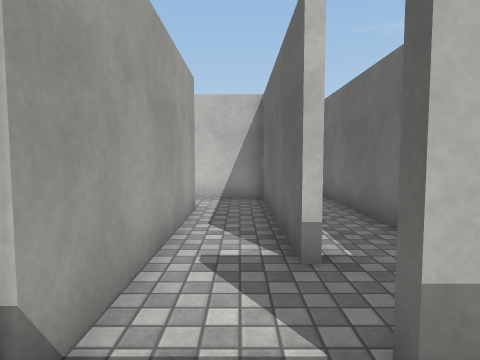
[1] (above)

16 first-person views from a walk through a Unity game level. The camera is 1.2 m above the floor, tilts 4° down and sees 75° across. The floor is counted in squares, 1 m on a side. Each view is taken from the middle of a square. On the plan, view 1 faces up. The plan holds only what a view shows up to about 13 squares ahead; the rest is blank. The place goes on beyond the plan. The player character is not drawn. Surface patterns are stand-ins for the level's own textures.

[2]
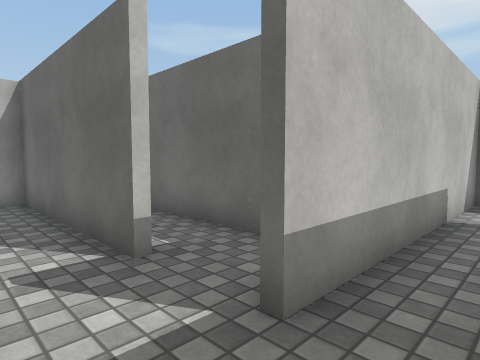

[3]
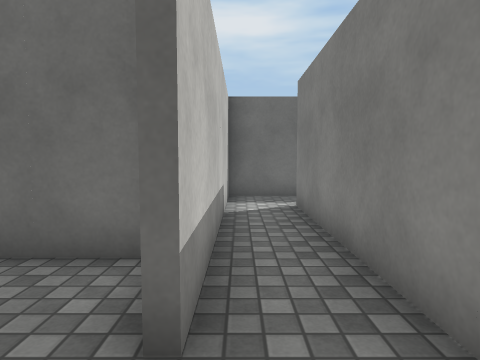

[4]
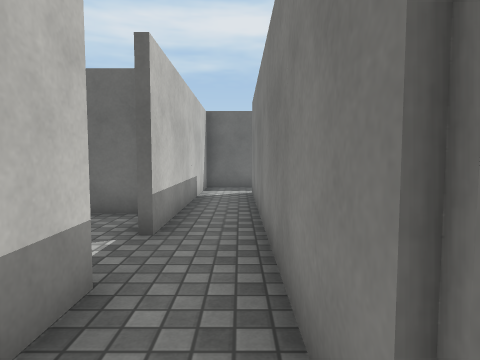

[5]
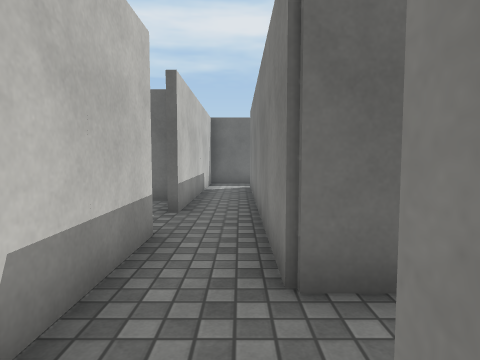

[6]
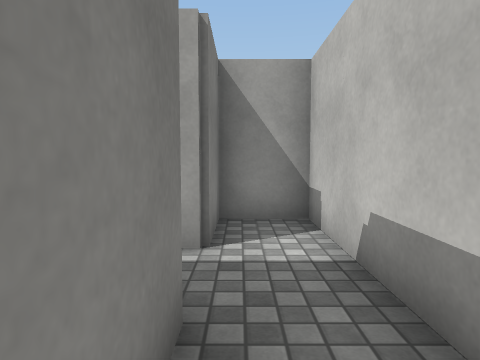

[7]
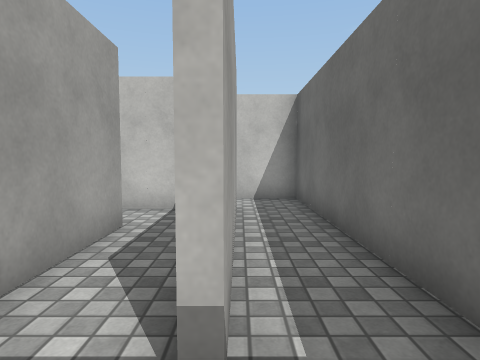

[8]
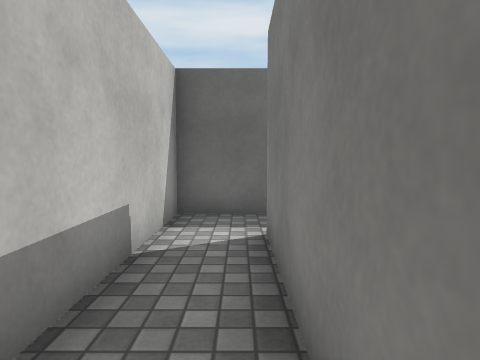

[9]
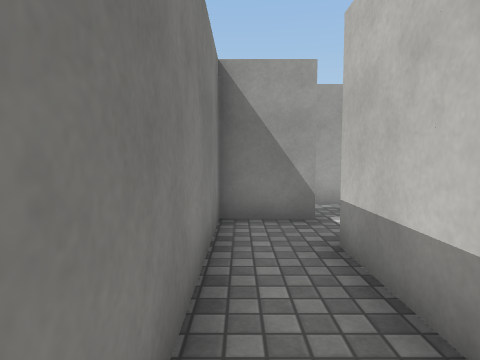

[10]
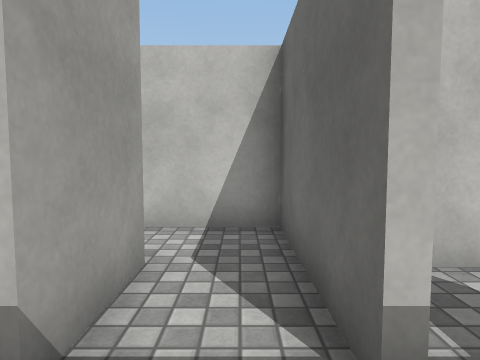

[11]
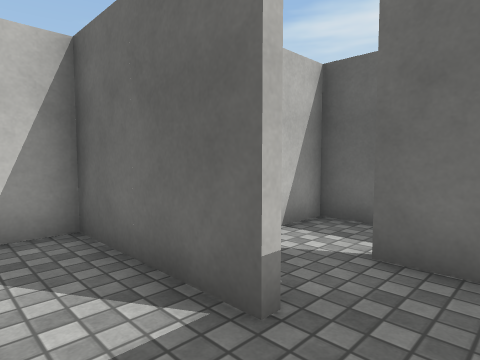

[12]
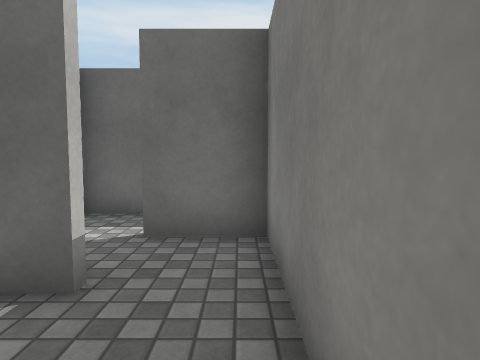

[13]
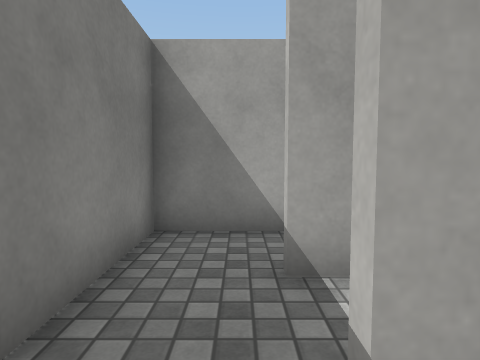

[14]
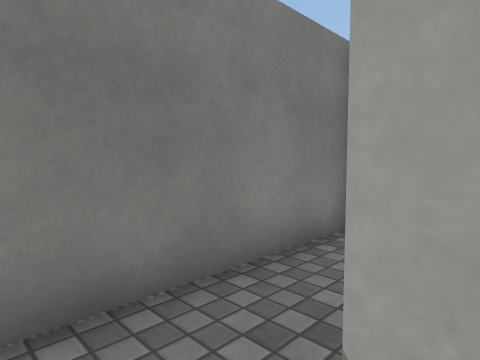

[15]
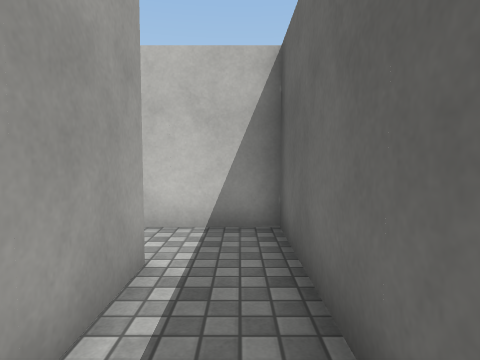

[16]
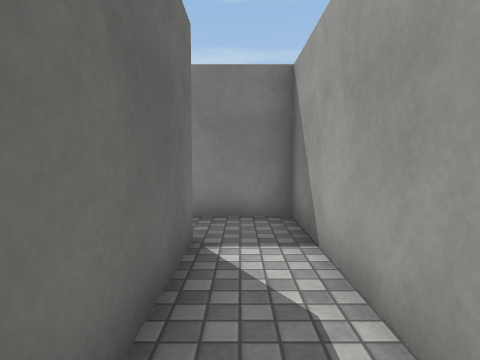

### Floor plan
Ten units are one square. View 1 is at (0, 0); x grows to the right and y downward. Boxes are objects, and circles mark ways between rooms. Rooms are numbered by the first view taken in them; rooms with no view inside come last. Other rooms are left out.
<svg viewBox="-76 -120 211 209">
<path fill="none" stroke="#000" d="M87 26 87 -14 8 -14M-16 4 69 4 69 26M-33 15 -33 4 -16 4M-11 -14 -71 -14 -71 4 -51 4 -51 9M27 -20 27 -114 15 -114M9 -85 9 -34M-51 -115 -51 -96 9 -96M15 -114 -32 -114M89 20 89 26M49 22 49 44 107 44 107 25M115 6 100 6M127 66 127 6 115 6M109 25 109 84 130 84"/>
<circle cx="-10" cy="0" r="3" fill="#2a7"/>
<circle cx="80" cy="15" r="3" fill="#2a7"/>
<circle cx="10" cy="-100" r="3" fill="#2a7"/>
<circle cx="110" cy="20" r="3" fill="#2a7"/>
<text x="40" y="0">1</text>
<text x="-40" y="10">2</text>
<text x="20" y="-50">3</text>
<text x="-20" y="-100">4</text>
<text x="80" y="30">5</text>
<text x="120" y="50">6</text>
</svg>
Room 1 opens to room 2. Room 1 opens to room 5. Room 3 opens to room 4. Room 5 opens to room 6.

Where each view was taken, in squares from view 1:
view 1: 0 up, 0 right, facing up
view 2: 0 up, 1 left, facing up-right
view 3: 1 up, 1 left, facing right
view 4: 0 up, 4 left, facing right
view 5: 0 up, 6 left, facing right
view 6: 0 up, 1 left, facing left
view 7: 2 up, 1 right, facing up
view 8: 10 up, 4 left, facing right
view 9: 10 up, 1 right, facing left
view 10: 4 down, 8 right, facing up
view 11: 4 down, 7 right, facing up-right
view 12: 4 down, 6 right, facing right
view 13: 3 down, 10 right, facing left
view 14: 2 down, 10 right, facing down-left
view 15: 6 down, 12 right, facing up
view 16: 2 down, 12 right, facing down
